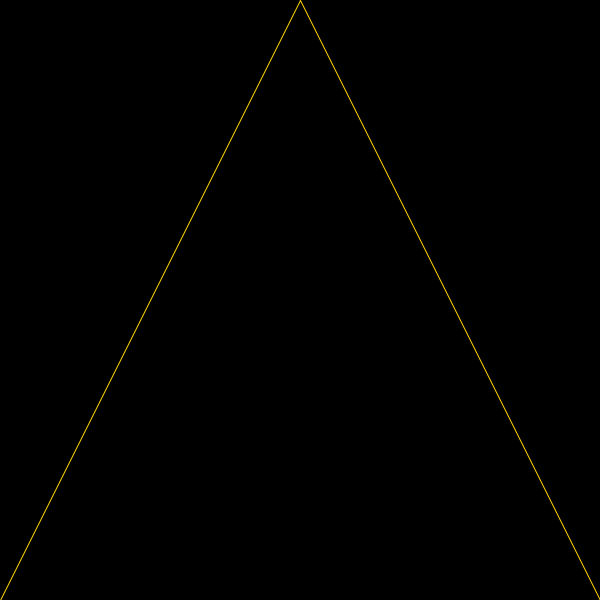
Frame 1 (no input)
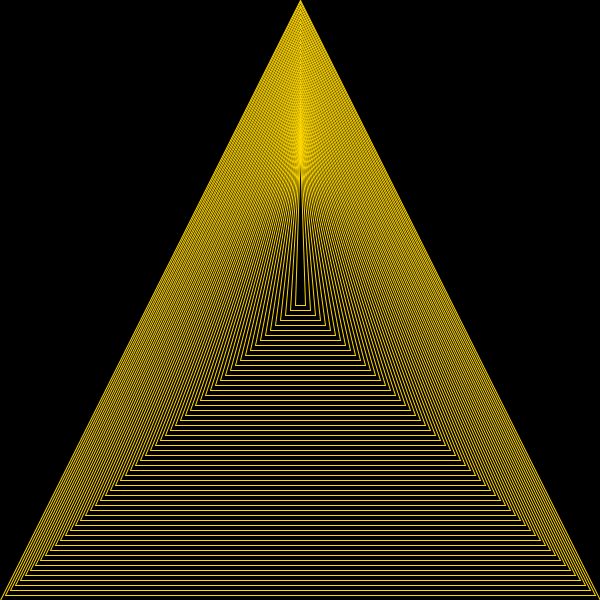
Frame 60 (the mouse pressed at the canvas centre just before this capture)
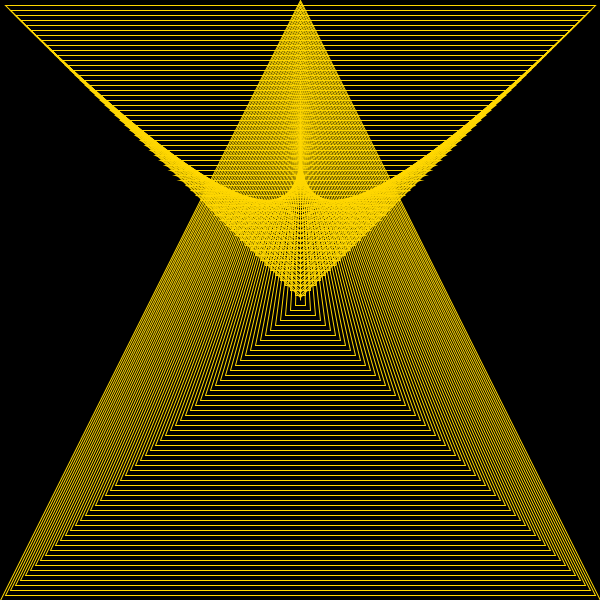
Frame 120 (the mouse held since frame 60 and released just before this capture)

The Processing sketch that drew these frames (run headless with seeded random() and noise(); from frame 60 on, the mouse is pressed at the canvas centre):

// Processing sketch: sketch_2_reverse_parabolas
// ── sketch_2_reverse_parabolas.pde
void setup(){
  size(600,600);
  background(0);
}
float x=0;
void draw(){
  fill(0,0,0,0);
  stroke(255, 215,0);
  triangle(300,0+x/2,0+x,600-x,600-x,600-x);
  x+=5;
  //delay(1000);
}
